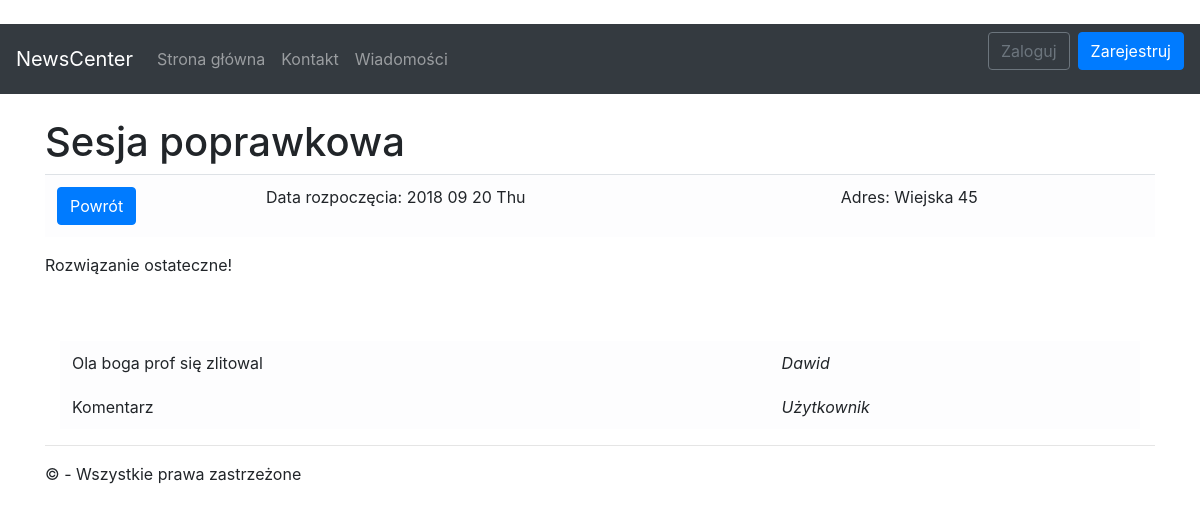
/details/7, run on an earlier commit of the app's database.
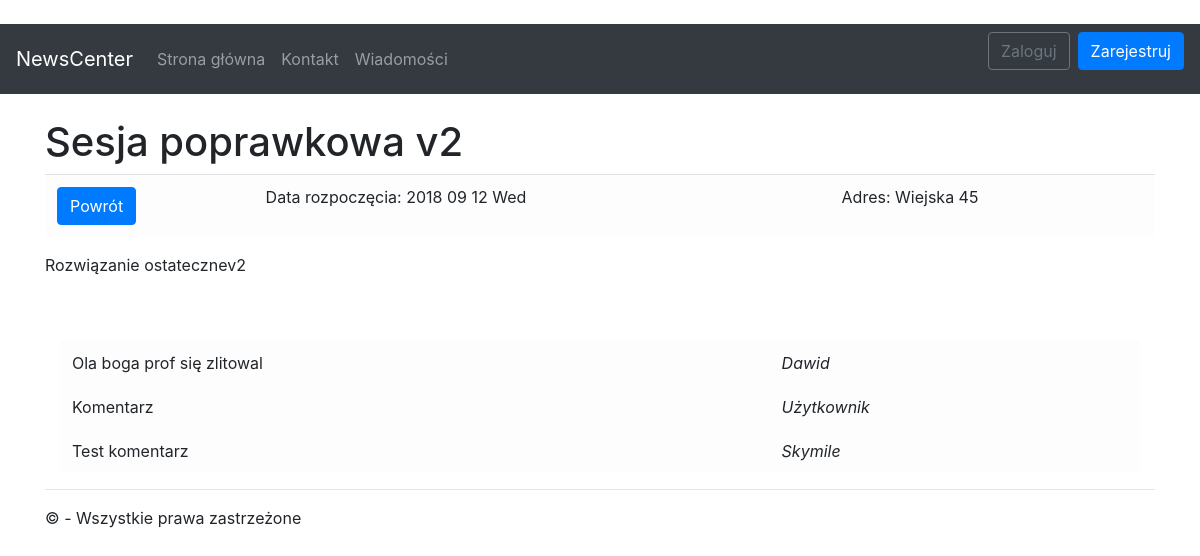
And on a later commit of the database.
### app/models.py (models this page shows, shortened)
class News(models.Model):
	title       = models.CharField(max_length = 32)
	date        = models.DateField()
	description = models.TextField()
	address     = models.CharField(max_length = 32)
	created     = models.DateTimeField(auto_now_add=True)
	class Meta:
		verbose_name_plural = 'News'

class Comment(models.Model):
	id_user = models.ForeignKey(User, on_delete=models.PROTECT)
	comment = models.CharField(max_length=128)

### app/views/article.py (the view, shortened to what this page needs)
# urls.py: path('details/<int:pk>' , app.views.article.details , name='details' ),
def details(request, pk):
	id_news = find_news(pk)
	if not request.user.is_authenticated:
		return render(request, 'app/news/details.html',
		{
			'new': id_news,
			'comments' : find_comments(pk),
			'auth': 'no',
			'admin' : is_admin(request)
		})

### app/support/utilities.py (called while the page is built)
def find_profile(request):
	try:
		return UserProfile.objects.get(user=request.user)
	except:
		return None

def is_admin(request):
	if find_profile(request) is None:
		return False
	return is_mod(request)

def find_comments(pk):
	return Comment.objects.filter(id__in=CommentNews.objects.filter(id_news=pk).values_list('id_comment', flat=True))

def find_news(pk):
	return News.objects.get(id=pk)

### app/templates/app/news/details.html (shortened to what this page needs)
{% extends "app/shared/layout.html" %}
{% load leaflet_tags %}
{% block content %}
<br />
<div {% if expired == True %} class="gray" {% endif %}>
	<h1> {{new.title}} </h1>
</div>
<div class="table-responsive-sm">
	<table class="table table-light">
	<tbody>
		<tr>
			<td scope="col">
				<button onclick="window.location='{% url 'news' %}'" class="btn btn-primary">Powrót</button>
			</td>
			<td scope="col"> Data rozpoczęcia: {{ new.date|date:"Y m d D" }} </td>
			<td scope="col"> Adres: {{ new.address }} </td>
		</tr>
	</tbody>
	</table>
</div>
<div class="wrap">
	<p>
		{{ new.description }}
	</p>
</div>
<br />
<br />
<div class="container">
	<table class="table table-borderless table-light">
		<tbody>
			{% for c in	comments %}
			<tr>
				<td scope="col"> {{ c.comment }} </td>
				<td scope="col"> <i>{{ c.id_user }}</i> </td>
			</tr>
			{% endfor %}
		</tbody>
	</table>
</div>
{% endblock %}

What changed in the data, as far as the page shows it:
changed News "Wiejska 45": title "Sesja poprawkowa" → "Sesja poprawkowa v2"; date "2018 09 20 Thu" → "2018 09 12 Wed"; description "Rozwiązanie ostateczne!" → "Rozwiązanie ostatecznev2"
added Comment: comment "Test komentarz", id_user "Skymile"
